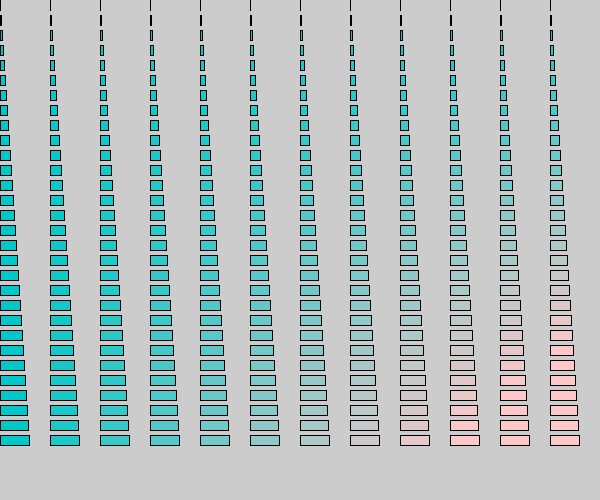
Frame 1 (no input)
Frame 60 (the mouse pressed at the canvas centre just before this capture): identical to frame 1, image omitted
Frame 120 (the mouse held since frame 60 and released just before this capture): identical to frame 1, image omitted

The Processing sketch that drew this single still picture (run headless with seeded random() and noise(); from frame 60 on, the mouse is pressed at the canvas centre):

// Processing sketch: array_barritas_2D
// ── array_barritas_2D.pde
int nColumnas = 12;
int nFilas = 30;
//declaramos 2 arrays bidimensionales, uno para el tamaño y otro para el color
float [][] largos = new float [nColumnas][nFilas];
color [][] colores = new color [nColumnas][nFilas]; 

void setup() {
  size(600, 500);
  //rellenamos los arrays automaticamente a traves de for loop
  for (int i=0; i<nColumnas; i++) {
    for (int j=0; j<nFilas; j++) {
      //largos[i][j]= random(13, 30); //en cada vuelta, un numero random
      largos[i][j]= j; //si activamos esta linea y apagamos la anterior, los tamanos seran incrementales
      colores[i][j] = color (j*i, 200, 200); //en cada vuelta, llenamos el array con un color que incrementa en rojo
    }
  }
}

void draw() {
  //ahora accedemos a la info guardada en los arrays
  for (int i=0; i<nColumnas; i++) {
    for (int j=0; j<nFilas; j++) {
      fill(colores[i][j]);
      rect(i*50, j*15, largos[i][j], 10);
    }
  }
  println("largo: " + largos[4][12]); // aca solo para ver que numeros hay en una celda especifica del array
}
